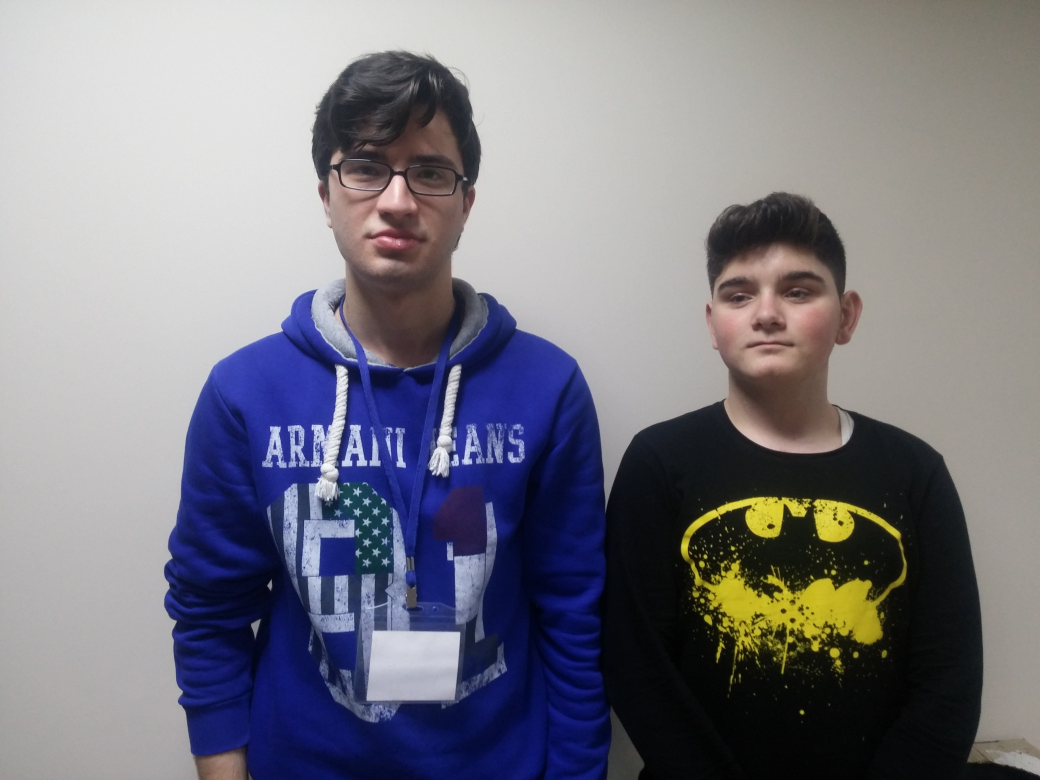
%> input picture Matlab/Test/yunusfurkan1.jpg, 4160 x 3120 px (shown at 1/4 size)
$ octave calistir.m   (GNU Octave 9; MATLAB toolbox functions it lacks are replaced by stand-ins)
%> lines starting %> are read from the running program, lines starting %| are printed output that depends on the picture
### Matlab/pcayontemi.m

function [taninma dbadi recognized_img]=pcayontemi(datapath,test_image)
D = dir(datapath);
imgcount = 0; %resim uzunluðu sýffýr yap
for i=1 : size(D,1) % D deðiþkeninin satýr sayýsý kadar dön ve karþýlaþtýrma yap
    if not(strcmp(D(i).name,'.')|strcmp(D(i).name,'..')|strcmp(D(i).name,'Thumbs.db'))
        imgcount = imgcount + 1; %veritabanýndaki resimleri 1 arttýrarak karþýlaþtýrma yapýyor.
    end
end
X = [];
for i = 1 : imgcount %veri tabanýndaki resim sayýsý kadar dön
    str = strcat(datapath,'\',int2str(i),'.jpg');
    img = imread(str);
    img = rgb2gray(img); %
    [r c] = size(img);
    temp = reshape(img',r*c,1);
    X = [X temp];
end
m = mean(X,2); % Ortalama yüz görüntüsü bulunuyor.
imgcount = size(X,2);  %Sütun sayýsýndan veritabanýndaki resim sayýsý saydýrýlýyor.
A = [];
for i=1 : imgcount
    temp = double(X(:,i)) - m;
    A = [A temp];
end
L= A' * A;
[V,D]=eig(L);
L_eig_vec = [];
for i = 1 : size(V,2)
        L_eig_vec = [L_eig_vec V(:,i)];
end
eigenfaces = A * L_eig_vec; %
projectimg = [ ];
for i = 1 : size(eigenfaces,2)
    temp = eigenfaces' * A(:,i);
    projectimg = [projectimg temp];
end
test_image = test_image(:,:,1);
[r c] = size(test_image);
temp = reshape(test_image',r*c,1);
temp = double(temp)-m;
projtestimg = eigenfaces'*temp;
euclide_dist = [ ];
for i=1 : size(eigenfaces,2)
    temp = (norm(projtestimg-projectimg(:,i)))^2;
    euclide_dist = [euclide_dist temp];
end
euclide_dist/1.0e+17
[euclide_dist_min recognized_index] = min(euclide_dist);
taninma = euclide_dist_min/1.0e+17;
dbadi = recognized_index;
recognized_img = strcat(int2str(recognized_index),'.jpg');

### Matlab/eslestir.m
function ciktim = eslestir(x, tanim)
if(tanim <= 0.0326)

    if(x==1 ||x ==2 ||x ==3 ||x ==4 ||x ==5 )
        ciktim='Gokhan PALA';
    elseif(x ==6 || x ==7 || x ==8 || x ==9 || x ==10 )
        ciktim='Sahin OZTUK';
    elseif(x ==11 || x ==12 || x ==13 ||x ==14||x ==15)
        ciktim='Hasan BASRI';
    elseif(x ==16 || x ==17 || x ==18 ||x ==19||x ==20)
        ciktim='Tolga TOSUN';
    elseif(x ==21 || x ==22 || x ==23 ||x ==24||x ==25)
        ciktim='Yunus BULBUL';
    elseif(x ==26 || x ==27 || x ==28 ||x ==29||x ==30)
        ciktim='Utku ELNUR';
    elseif(x ==31 || x ==32 || x ==33 ||x ==34||x ==35)
        ciktim='Mert CETIN';
    elseif(x ==36 || x ==37 || x ==38 ||x ==39||x ==40)
        ciktim='Ali OZCETIN';
    elseif(x ==41 || x ==42 || x ==43 ||x ==44||x ==45)
        ciktim='Veli OZCETIN';
    elseif(x ==46 || x ==47 || x ==48 ||x ==49||x ==50)
        ciktim='Bedrettin Kaya';
    elseif(x ==51 || x ==52 || x ==53 ||x ==54||x ==55)
        ciktim='Onder KARLIOGLU';
    elseif(x ==56 || x ==57 || x ==58 ||x ==59||x ==60)
        ciktim='Serhat KALELÝ';
     elseif(x ==61 || x ==62 || x ==63 ||x ==64||x ==65)
        ciktim='Furkan STAJER';
    end
else
    ciktim = 'Taninamadi';
end

### Matlab/calistir.m
clear all
close all
clc

datapath = 'C:\Matlab\Veritabani';
TestImage = 'C:\Matlab\Test\yunusfurkan1.jpg';
A = imread(TestImage);      %TestImage yolundaki resmi okuyup A deðiþkenine atýyoruz.
FaceDetector = vision.CascadeObjectDetector();  %FaceDedector adýnda  yüz bulma nesnesi oluþturuyoruz.Resmimizde Kaskad yüz bulmayý çalýþtýrýyoruz.
BBOX = step(FaceDetector, A); %Bulunan yüzlerin koordinat deðerlerini BBOX þeklinde bir matris olarak alýyoruz.
%> BBOX = [1232 430 718 718; 1317 2325 98 98; 2769 926 607 607]
resimsayisi = size(BBOX,1);  % kordinat deðerlerinin satýr sayýsýný alýyoruz ve resimsayisi diye bir deðiþkene atýyoruz
%> resimsayisi = 3
anaresim = zeros(1,resimsayisi); %resimsayisi deðiþkeninle ayný boyutta bir sýfýr matrisi oluþturuyoruz.
tanit = [];
for sayi=1:resimsayisi
    I2 = imcrop(A,BBOX(sayi,:)); %bulunan yüz kesiliyor
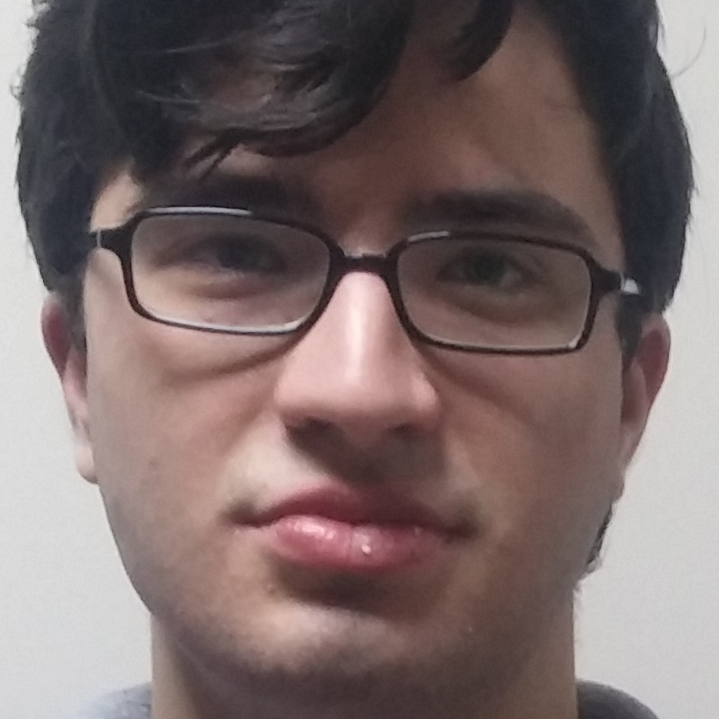
%> I2: size 719x719x3 uint8; mean R, G, B 123.8, 108, 107.1
    I2 = imresize (I2,[200 180]);   %resmin boyutu ayarlanýyor
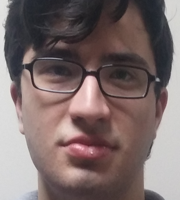
%> I2: size 200x180x3 uint8; mean R, G, B 123.8, 108, 107.1
    [taninma dbadi recog_img] = pcayontemi(datapath,I2);
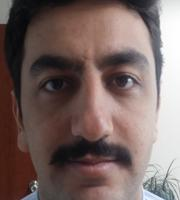
%> input picture Matlab/Veritabani/1.jpg, 180 x 200 px
%> in pcayontemi, img is the input picture: size 200x180x3 uint8; mean R, G, B 120.3, 102, 98.5
%> in pcayontemi, `img = rgb2gray(img);`:
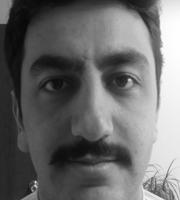
%> img: size 200x180 uint8; min 5, max 255, mean 107
%> in pcayontemi, `L= A' * A;`: L = 0
%> in pcayontemi, `[V,D]=eig(L);`: V = 1; D = 0
%> the loop in pcayontemi, `for i = 1 : size(V,2)` made 1 pass
%> L_eig_vec on pass 1: 1
%> the loop in pcayontemi, `for i = 1 : size(eigenfaces,2)` made 1 pass
%> (temp, projectimg) on pass 1: (0, 0)
%> in pcayontemi, `test_image = test_image(:,:,1);`:
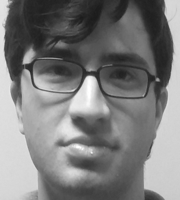
%> test_image: size 200x180 uint8; min 27, max 255, mean 123.8
%> the loop in pcayontemi, `for i=1 : size(eigenfaces,2)` made 1 pass
%> in pcayontemi, `[euclide_dist_min recognized_index] = min(euclide_dist);`: recognized_index = 1
%> in pcayontemi, `taninma = euclide_dist_min/1.0e+17;`: taninma = 0
%> in pcayontemi, `dbadi = recognized_index;`: dbadi = 1
%> in pcayontemi, `recognized_img = strcat(int2str(recognized_index),'.jpg');`: recognized_img = '1.jpg'
%> taninma = 0; dbadi = 1; recog_img = '1.jpg'
    taninma
%> taninma = 0
    dbadi
%> dbadi = 1
    recog_img
%> recog_img = '1.jpg'
    anaresim(1,sayi) = dbadi;
    tanit(sayi) = taninma;
end

word = cell(1);
for i=1:length(anaresim)
    olanbu = eslestir(anaresim(i), tanit(i));
    word(i) = {olanbu};
end
%> after the loop, word = {'Gokhan PALA', 'Gokhan PALA', 'Gokhan PALA'}
%> (the run ends here)
